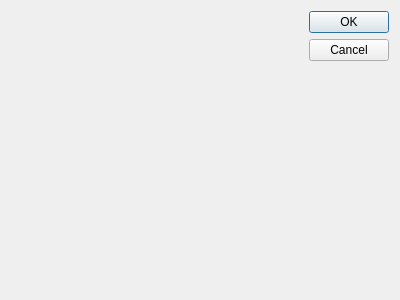
<?xml version="1.0" encoding="UTF-8"?>
<ui version="4.0">
 <class>PlotDialog</class>
 <widget class="QDialog" name="PlotDialog">
  <property name="geometry">
   <rect>
    <x>0</x>
    <y>0</y>
    <width>400</width>
    <height>300</height>
   </rect>
  </property>
  <property name="windowTitle">
   <string>Dialog</string>
  </property>
  <layout class="QHBoxLayout" name="horizontalLayout">
   <item>
    <widget class="MyQtPlotContainer" name="myQtPlotContainer" native="true">
     <property name="toolTip">
      <string>The current time</string>
     </property>
     <property name="whatsThis">
      <string>The analog clock widget displays the current time.</string>
     </property>
    </widget>
   </item>
   <item>
    <widget class="QDialogButtonBox" name="buttonBox">
     <property name="orientation">
      <enum>Qt::Vertical</enum>
     </property>
     <property name="standardButtons">
      <set>QDialogButtonBox::Cancel|QDialogButtonBox::Ok</set>
     </property>
    </widget>
   </item>
  </layout>
 </widget>
 <customwidgets>
  <customwidget>
   <class>MyQtPlotContainer</class>
   <extends>QWidget</extends>
   <header>myqtplotconteiner.h</header>
  </customwidget>
 </customwidgets>
 <resources/>
 <connections>
  <connection>
   <sender>buttonBox</sender>
   <signal>accepted()</signal>
   <receiver>PlotDialog</receiver>
   <slot>accept()</slot>
   <hints>
    <hint type="sourcelabel">
     <x>248</x>
     <y>254</y>
    </hint>
    <hint type="destinationlabel">
     <x>157</x>
     <y>274</y>
    </hint>
   </hints>
  </connection>
  <connection>
   <sender>buttonBox</sender>
   <signal>rejected()</signal>
   <receiver>PlotDialog</receiver>
   <slot>reject()</slot>
   <hints>
    <hint type="sourcelabel">
     <x>316</x>
     <y>260</y>
    </hint>
    <hint type="destinationlabel">
     <x>286</x>
     <y>274</y>
    </hint>
   </hints>
  </connection>
 </connections>
</ui>
